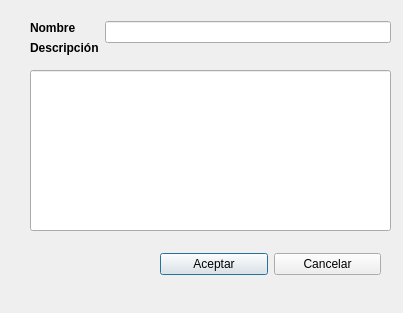
<?xml version="1.0" encoding="UTF-8"?>
<ui version="4.0">
 <class>Dialog</class>
 <widget class="QDialog" name="Dialog">
  <property name="geometry">
   <rect>
    <x>0</x>
    <y>0</y>
    <width>403</width>
    <height>313</height>
   </rect>
  </property>
  <property name="windowTitle">
   <string>Editar Tipo</string>
  </property>
  <widget class="QLineEdit" name="line_edit_descripcion">
   <property name="geometry">
    <rect>
     <x>30</x>
     <y>70</y>
     <width>361</width>
     <height>161</height>
    </rect>
   </property>
   <property name="frame">
    <bool>true</bool>
   </property>
   <property name="alignment">
    <set>Qt::AlignHCenter|Qt::AlignTop</set>
   </property>
  </widget>
  <widget class="QWidget" name="">
   <property name="geometry">
    <rect>
     <x>160</x>
     <y>250</y>
     <width>221</width>
     <height>29</height>
    </rect>
   </property>
   <layout class="QHBoxLayout" name="horizontalLayout_2">
    <item>
     <widget class="QPushButton" name="btn_aceptar">
      <property name="text">
       <string>Aceptar</string>
      </property>
     </widget>
    </item>
    <item>
     <widget class="QPushButton" name="btn_cancelar">
      <property name="text">
       <string>Cancelar</string>
      </property>
     </widget>
    </item>
   </layout>
  </widget>
  <widget class="QWidget" name="">
   <property name="geometry">
    <rect>
     <x>30</x>
     <y>21</y>
     <width>361</width>
     <height>44</height>
    </rect>
   </property>
   <layout class="QFormLayout" name="formLayout">
    <item row="0" column="0">
     <layout class="QVBoxLayout" name="verticalLayout">
      <item>
       <widget class="QLabel" name="label">
        <property name="font">
         <font>
          <weight>75</weight>
          <bold>true</bold>
         </font>
        </property>
        <property name="text">
         <string>Nombre</string>
        </property>
       </widget>
      </item>
      <item>
       <widget class="QLabel" name="label_2">
        <property name="font">
         <font>
          <weight>75</weight>
          <bold>true</bold>
         </font>
        </property>
        <property name="text">
         <string>Descripción</string>
        </property>
       </widget>
      </item>
     </layout>
    </item>
    <item row="0" column="1">
     <widget class="QLineEdit" name="line_edit_tipo"/>
    </item>
   </layout>
  </widget>
 </widget>
 <resources/>
 <connections/>
</ui>
